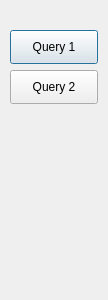
<?xml version="1.0" encoding="UTF-8"?>
<ui version="4.0">
 <class>advancedSelect</class>
 <widget class="QDialog" name="advancedSelect">
  <property name="geometry">
   <rect>
    <x>0</x>
    <y>0</y>
    <width>108</width>
    <height>300</height>
   </rect>
  </property>
  <property name="windowTitle">
   <string>Dialog</string>
  </property>
  <widget class="QPushButton" name="pushButton">
   <property name="geometry">
    <rect>
     <x>10</x>
     <y>30</y>
     <width>88</width>
     <height>34</height>
    </rect>
   </property>
   <property name="text">
    <string>Query 1</string>
   </property>
  </widget>
  <widget class="QPushButton" name="pushButton_2">
   <property name="geometry">
    <rect>
     <x>10</x>
     <y>70</y>
     <width>88</width>
     <height>34</height>
    </rect>
   </property>
   <property name="text">
    <string>Query 2</string>
   </property>
  </widget>
 </widget>
 <resources/>
 <connections/>
</ui>
